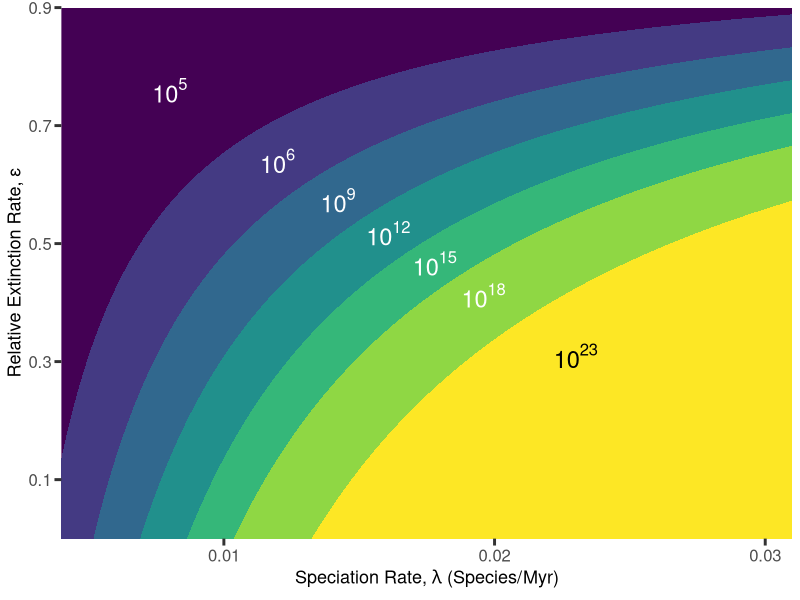
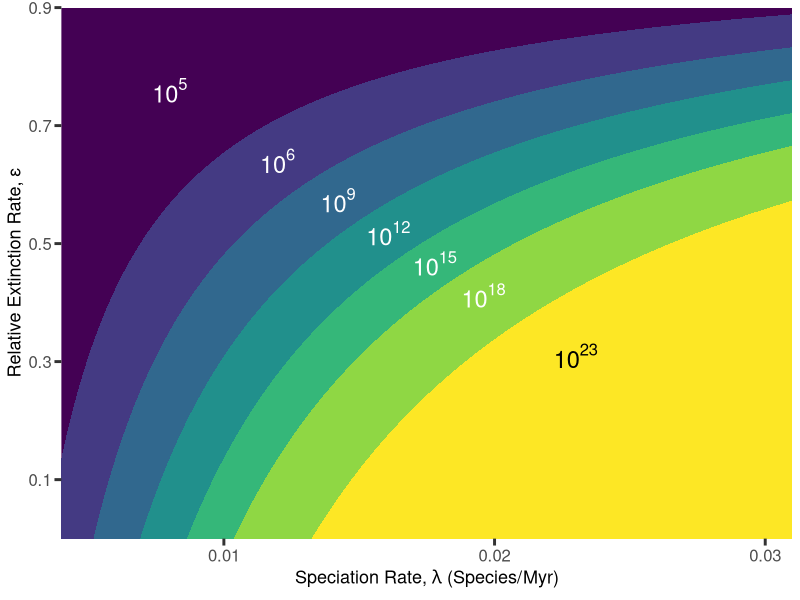

R code for these plots, in order:
## Expectations_heatmap.R
## Ford Fishman
# Load packages
library(png)
library(grid)
library(kableExtra)
library(tidyr)
library(ggplot2)
library(scales)
library(viridis)
library(here)
# rm(list=ls()) # removes all objects in the given environment
wd <- here()
data_dir <- paste0(wd, "/data/")
figure_dir <- paste0(wd, "/figures/")

# create a gradent of lambda values
lam <- seq(0.004, 0.031, 0.00001) # based on Kuo & Ochman (2009), with a slightly smaller lower end
t <- 4000 # present day diversity, 4000 My of evolution
df <- data.frame(lam) # initialize dataframe

# for S = {10^6, 10^9, 10^12, 10^15, 10^18}
for (i in 2:6){
  
  mag <- i*3
  
  # 10^mag is E(S_t)
  ep <- 1 - (log(10^mag))/(t*lam)
  
  # column bind to data frame
  df <- cbind(df,ep)
  names(df)[i] <- paste0("ep",mag)
}

# have to do 10^23 manually
ep23 <- 1 - (log(10^23))/(t*lam)
df <- cbind(df,ep23)

# for correct positions of labels
y1 <- function(x) -30*x +1 # equation of diagonal label line
xs <- rep(0, 5)
ys <- xs
labels <- xs

ind <- 0
for (i in seq(6,18,3)){
  ind <- ind + 1
  
  # want a different label offset for 10^18
  if (i < 18){
    y2 <- function(x) 1 - (log(10^(i+1.5)))/(4000*x)
    
  } else {
    y2 <- function(x) 1 - (log(10^(i+2)))/(4000*x)
  }
  xx <- optimize(function(x) abs(y1(x)-y2(x)), c(.01,.03))$minimum
  ys[ind] <- y1(xx)
  xs[ind] <- xx
  labels[ind] <- paste0('10^',i)
}

# color palette
pal <- viridis_pal()(7)

# plot
(p1 <- ggplot(df) +
  geom_area(aes(x=lam,y=ep6), fill=pal[2])+
  geom_area(aes(x=lam,y=ep9), fill=pal[3])+
  geom_area(aes(x=lam,y=ep12), fill=pal[4])+
  geom_area(aes(x=lam,y=ep15), fill=pal[5])+
  geom_area(aes(x=lam,y=ep18), fill=pal[6])+
  geom_area(aes(x=lam,y=ep23), fill=pal[7])+
  annotate(geom="text", label='10^5',x=0.008, y = y1(0.008), color = 'white', size = 6, parse=TRUE) +
  annotate(geom="text", label=labels,x=xs, y = ys, color = 'white', size = 6, parse=TRUE) +
  annotate(geom="text", label='10^23',x=0.023, y = y1(0.023), color = 'black', size = 6, parse=TRUE) +
  scale_x_continuous(expression("Speciation Rate, "*lambda*" (Species/Myr)"),expand = c(0,0)) +
  scale_y_continuous("Relative Extinction Rate, \u03B5", 
                     limits = c(0.0, 0.9),
                     breaks = c(0.1, 0.3, 0.5, 0.7, 0.9), 
                     expand = c(0,0)) +
  theme(panel.grid.major = element_blank(),
        panel.grid.minor = element_blank(),
        panel.background = element_rect(fill=pal[1]),
        axis.text = element_text(size = 12),
        axis.ticks = element_line(size = 1),
        axis.ticks.length = unit(5,"pt"),
        legend.position = "right",
        legend.text = element_text(size = 12),
        legend.text.align = 1,
        axis.title = element_text(size = 13)))
# Save figures
fig1_dir <- paste(figure_dir, "ExpectationBD_Heatmap.png", sep = "")
ggsave(plot = p1, filename = fig1_dir, width = 7, height = 5)
